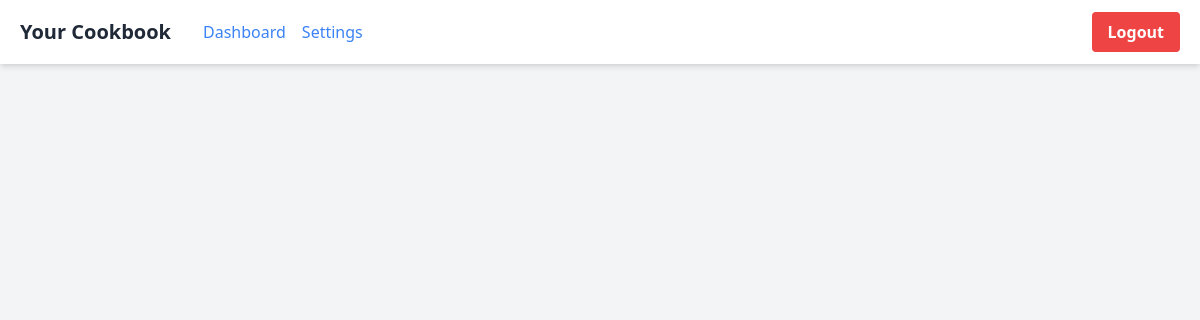
The app's page /cookbook (signed in), older data.
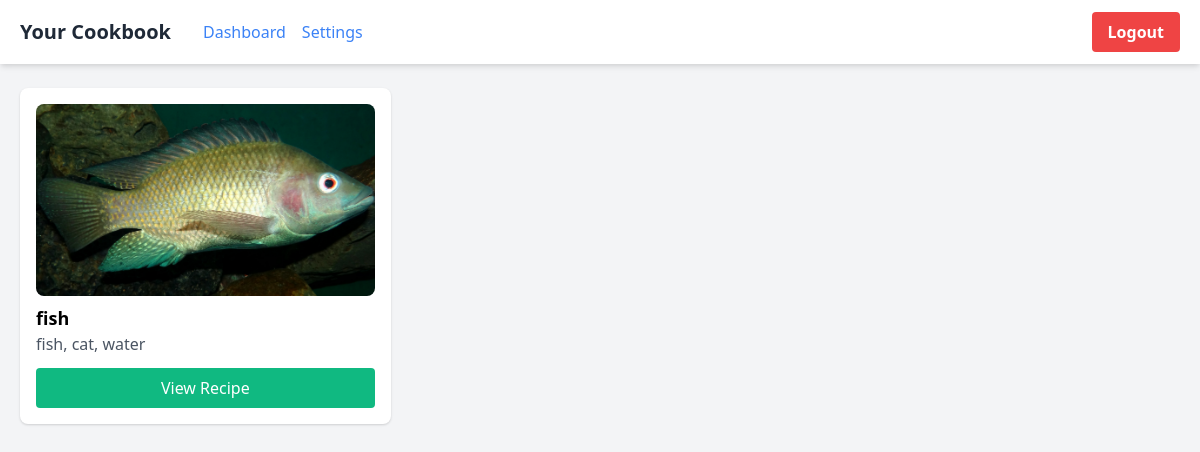
The same page, newer data.
### tables this page shows
CREATE TABLE recipe (
    recipe_id INTEGER PRIMARY KEY AUTOINCREMENT,
    recipe_name TEXT UNIQUE,
    Cuisine_ID TEXT,
    UserID INTEGER,
    recipe_description TEXT,
    prep_time INTEGER,  
    cook_time INTEGER,  
    recipe_image TEXT,  
    instructions TEXT,
    FOREIGN KEY(Cuisine_ID) REFERENCES cuisine(Cuisine_ID) ON DELETE SET NULL,
    FOREIGN KEY(UserID) REFERENCES users(Account_ID) ON DELETE CASCADE
);

### app.py (the view)
@app.route('/cookbook')
def cookbook():
    if 'user_id' not in session:
        return redirect(url_for('login'))
    user_id = session['user_id']
    conn = get_db_connection()
    try:
        recipes = conn.execute('''
            SELECT r.* FROM recipe r
            WHERE r.UserID = ?
            UNION
            SELECT r.* FROM recipe r
            JOIN contains fr ON fr.recipe_name = r.recipe_name
            JOIN cookbook c ON fr.CookBook_ID = c.CookBook_ID
            WHERE c.CookBook_ID = ?
        ''', (user_id, user_id)).fetchall()
    finally:
        conn.close()
    return render_template('cookbook.html', recipes=recipes)

### app.py (called while the page is built)
def get_db_connection():
    conn = sqlite3.connect(DATABASE)
    conn.row_factory = sqlite3.Row
    return conn

### templates/cookbook.html (shortened to what this page needs)
<!DOCTYPE html>
<html lang="en">
<head>
    <link href="https://cdn.jsdelivr.net/npm/tailwindcss@2.2.19/dist/tailwind.min.css" rel="stylesheet">
</head>
<body class="bg-gray-100">
    <div class="sticky top-0 bg-white shadow-md z-50">
        <div class="max-w-7xl mx-auto px-5 py-3 flex justify-between items-center">
            <div class="flex items-center space-x-8">
                <h1 class="text-xl font-semibold text-gray-800">Your Cookbook</h1>
                <nav class="flex space-x-4">
                    <a href="/dashboard" class="text-blue-500 hover:text-blue-700">Dashboard</a>
                    <a href="/settings" class="text-blue-500 hover:text-blue-700">Settings</a>
                </nav>
            </div>
            <div class="flex items-center space-x-2">
                <button onclick="location.href='/logout';" class="px-4 py-2 bg-red-500 text-white font-semibold rounded hover:bg-red-700 transition">Logout</button>
            </div>
        </div>
    </div>
    <div class="max-w-7xl mx-auto px-5 py-6">
        <div class="grid grid-cols-1 sm:grid-cols-2 lg:grid-cols-3 gap-6 recipes-container">
            {% for recipe in recipes %}
            <div class="bg-white rounded-lg shadow p-4 flex flex-col">
                <div class="h-48 w-full overflow-hidden rounded-lg">
                    <img src="/{{recipe.recipe_image}}" alt="{{ recipe.recipe_name }}" class="w-full h-full object-cover">
                </div>
                <div class="flex-grow">
                    <h3 class="font-bold text-lg mt-2">{{ recipe.recipe_name }}</h3>
                    <p class="text-gray-600">{{ recipe.recipe_description }}</p>
                </div>
                <button onclick="location.href='/recipe/{{ recipe.recipe_name | replace(' ', '-') }}';" class="mt-3 px-4 py-2 bg-green-500 text-white rounded hover:bg-green-700 transition">View Recipe</button>
            </div>
            {% endfor %}
        </div>
    </div>
</body>
</html>

Row changes from the older to the newer data that the page shows:
added recipe: recipe_image (picture), recipe_name "fish", recipe_description "fish, cat, water"
